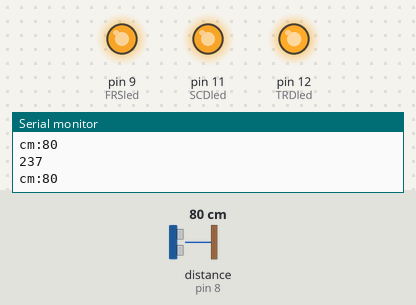
Simulated run of this sketch. Board: Arduino Uno, built with avr-gcc and run on an emulated ATmega328P. Shown: output pins drawn as LEDs (lit = HIGH), the last lines printed to the serial monitor. Wiring (inferred from the names in the program): ultrasonic range finder: trigger pin 7; echo pin 8. The test bench sets the inputs (shaded band); at power-on: distance to the obstacle (sensor on pin 8) 80 cm. The echo pulse lasts 58.3 µs per cm; pins used as bus, display or sensor lines are not drawn.

Above: at 1.2 s.
1.3 s: distance to the obstacle (sensor on pin 8) set to 46 cm
2.8 s: distance to the obstacle (sensor on pin 8) set to 39 cm
At 3.6 s:
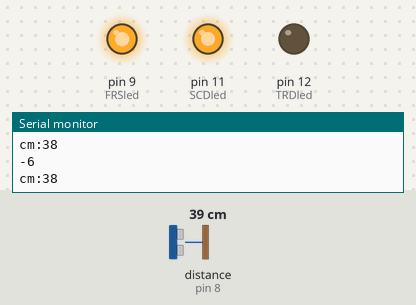
4.4 s: distance to the obstacle (sensor on pin 8) set to 9 cm
At 7.1 s:
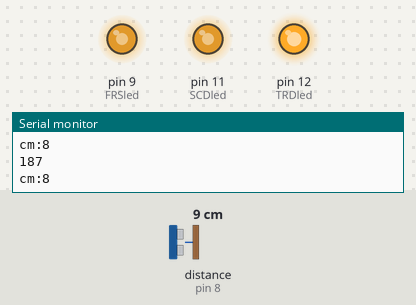
7.4 s: distance to the obstacle (sensor on pin 8) set to 16 cm
9.1 s: distance to the obstacle (sensor on pin 8) set to 20 cm
At 10.5 s:
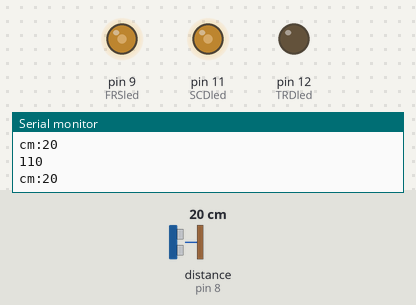
10.8 s: distance to the obstacle (sensor on pin 8) set to 60 cm
At 11.9 s:
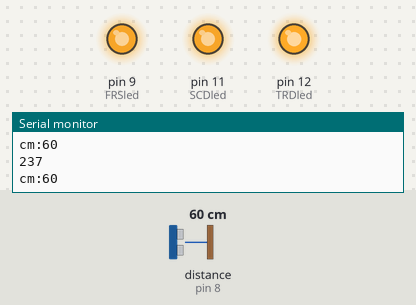
Timing chart, 0 to 13.4 s (numbered marks = the images above; inputs shaded):
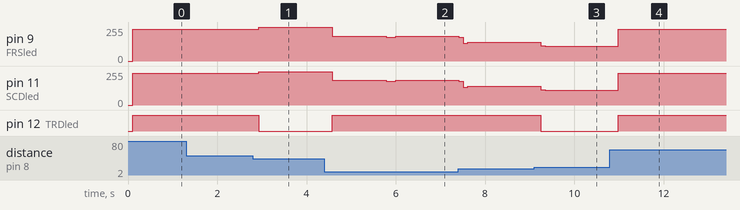

The sketch:

HC04_RGB_CHANGES.ino
```cpp
const int EchoPin = 8; //feel the back-wave from the trig
const int TrigPin = 7; //trigers the chip to work
const int FRSled = 9;
const int SCDled = 11;
const int TRDled = 12;

long microsecondsToCentimeters(long microseconds) {
  return microseconds/29/2;
}


void setup() {
  Serial.begin(9600);
  pinMode(TrigPin, OUTPUT);
  pinMode(EchoPin, INPUT);
}

void loop() {
  long duration, cm;


  digitalWrite(TrigPin, LOW);
  delayMicroseconds(2);
  digitalWrite(TrigPin, HIGH);
  delayMicroseconds(10);
  digitalWrite(TrigPin, LOW);

  duration = pulseIn(EchoPin, HIGH);
  cm = microsecondsToCentimeters(duration);


  Serial.print("cm:");
  Serial.print(cm);
  Serial.println();
  delay(100);

  if (cm > 40 || cm < 2) {
    cm = 0;
    int light = 0;
  }
  int light = map(cm, 2, 37, 225, 0);
  analogWrite(FRSled, light);
  analogWrite(SCDled, light);
  analogWrite(TRDled, light);
  Serial.println(light);


}
```

Measured:
- the behaviour switches between 42 and 41 cm on distance to the obstacle (sensor on pin 8) (found by bisection; images 0 and 1)
- the behaviour switches between 17 and 18 cm on distance to the obstacle (sensor on pin 8) (found by bisection; images 2 and 3)
- after the input at 2.8 s, pin 9 (FRSled): 237/255 → 255/255 after 0.13 s; pin 11 (SCDled): 237/255 → 250/255 after 0.13 s; pin 12 (TRDled): HIGH → LOW after 0.13 s
- after the input at 4.4 s, pin 9 (FRSled): 255/255 → 187/255 after 0.17 s, → 180/255 1.2 s later, → 187/255 0.20 s later; pin 11 (SCDled): 250/255 → 187/255 after 0.17 s, → 180/255 1.2 s later, → 187/255 0.20 s later; pin 12 (TRDled): LOW → HIGH after 0.17 s
- after the input at 9.1 s, pin 9 (FRSled), pin 11 (SCDled): 142/255 → 116/255 after 0.15 s, → 110/255 0.10 s later; pin 12 (TRDled): HIGH → LOW after 0.15 s
- after the input at 10.8 s, pin 9 (FRSled), pin 11 (SCDled): 110/255 → 237/255 after 0.19 s; pin 12 (TRDled): LOW → HIGH after 0.19 s
